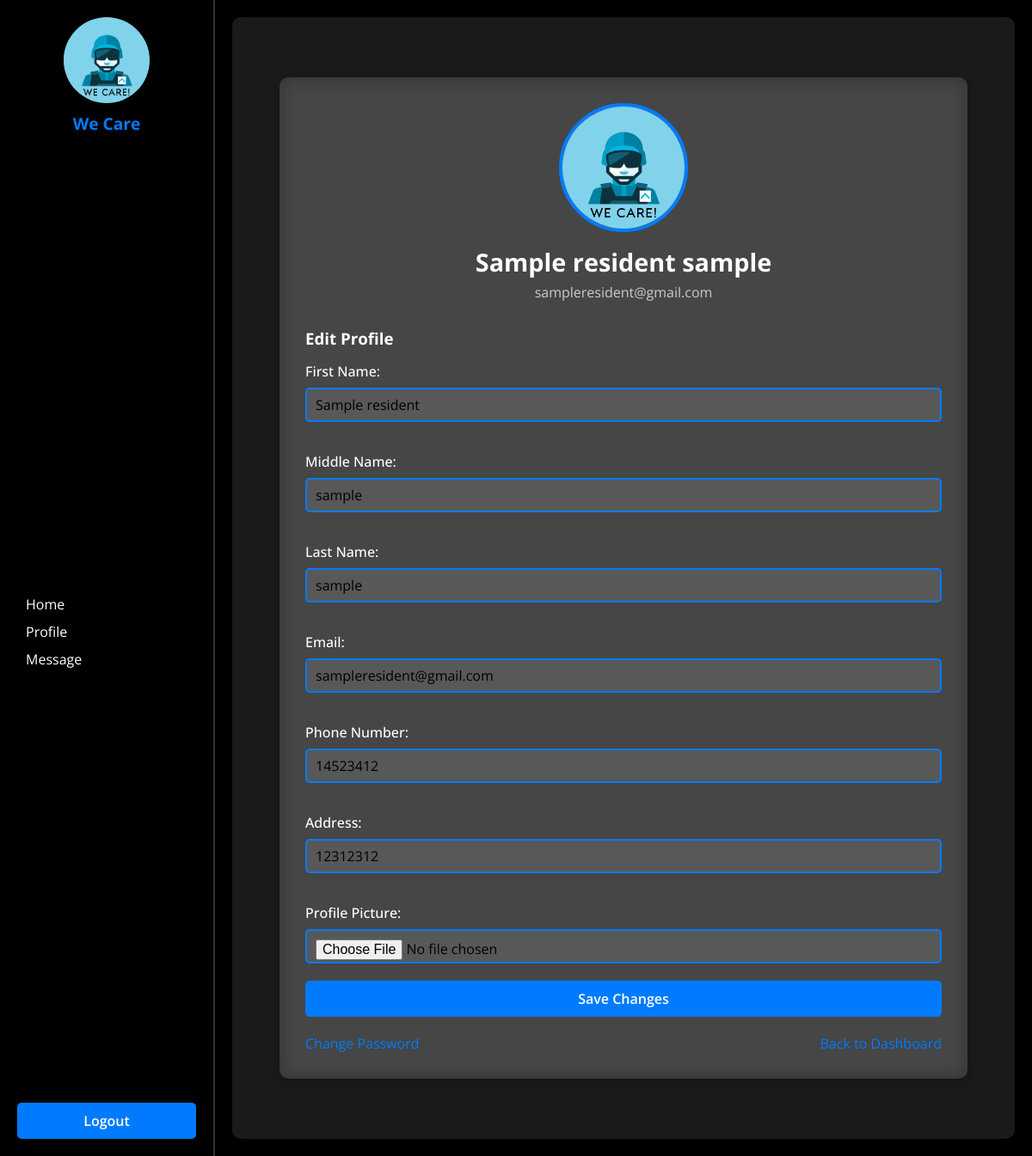
Page /profile.php (signed in) on the committed database.
### tables this page shows
CREATE TABLE `users` (
  `id` int(11) NOT NULL,
  `first_name` varchar(200) NOT NULL,
  `middle_name` varchar(200) NOT NULL,
  `last_name` varchar(200) NOT NULL,
  `email` varchar(200) NOT NULL,
  `password` varchar(200) NOT NULL,
  `phone_number` varchar(200) NOT NULL,
  `address` varchar(200) NOT NULL,
  `session_token` varchar(255) DEFAULT NULL,
  `token_expiry` datetime DEFAULT NULL,
  `reset_token` varchar(255) DEFAULT NULL,
  `reset_token_expiry` datetime DEFAULT NULL,
  `role` enum('admin','resident','officer') DEFAULT 'resident',
  `profile_picture` varchar(255) DEFAULT NULL
);

### profile.php (the view, shortened to what this page needs)
<?php
require_once 'includes/db_conn.php';
$user_id = $_SESSION['user_id'];
try {
    $stmt = $conn->prepare("SELECT id, first_name, middle_name, last_name, email, phone_number, address, profile_picture FROM users WHERE id = :id");
    $stmt->bindParam(':id', $user_id);
    $stmt->execute();
    $user = $stmt->fetch(PDO::FETCH_ASSOC);
} catch (PDOException $e) {
    die("Error fetching user: " . $e->getMessage());
}
?>
<!DOCTYPE html>
<html lang="en">
<head>
    <link rel="stylesheet" href="assets/css/style.css">
</head>
<body>
    <div class="dashboard-wrapper">
        <?php include 'includes/sidebar.php'; ?>
        <main class="main-content">
            <div class="profile-container">
                <div class="profile-header">
                    <img src="<?php echo $user['profile_picture'] ? $user['profile_picture'] : 'assets/images/default_profile.png'; ?>" alt="Profile Picture">
                    <h2><?php echo htmlspecialchars($user['first_name'] . ' ' . $user['last_name']); ?></h2>
                    <p><?php echo htmlspecialchars($user['email']); ?></p>
                </div>
                <form method="POST" action="" enctype="multipart/form-data" class="profile-form">
                    <h3>Edit Profile</h3>
                    <div class="input-field">
                        <label for="first_name">First Name:</label>
                        <input type="text" id="first_name" name="first_name" value="<?php echo htmlspecialchars($user['first_name']); ?>" required>
                    </div>
                    <div class="input-field">
                        <label for="middle_name">Middle Name:</label>
                        <input type="text" id="middle_name" name="middle_name" value="<?php echo htmlspecialchars($user['middle_name']); ?>">
                    </div>
                    <div class="input-field">
                        <label for="last_name">Last Name:</label>
                        <input type="text" id="last_name" name="last_name" value="<?php echo htmlspecialchars($user['last_name']); ?>" required>
                    </div>
                    <div class="input-field">
                        <label for="email">Email:</label>
                        <input type="email" id="email" name="email" value="<?php echo htmlspecialchars($user['email']); ?>" required>
                    </div>
                    <div class="input-field">
                        <label for="phone_number">Phone Number:</label>
                        <input type="number" id="phone_number" name="phone_number" value="<?php echo htmlspecialchars($user['phone_number']); ?>" required>
                    </div>
                    <div class="input-field">
                        <label for="address">Address:</label>
                        <input type="text" id="address" name="address" value="<?php echo htmlspecialchars($user['address']); ?>" required>
                    </div>
                    <div class="input-field">
                        <label for="profile_picture">Profile Picture:</label>
                        <input type="file" id="profile_picture" name="profile_picture" accept="image/*">
                    </div>
                    <button type="submit">Save Changes</button>
                </form>
                <div class="profile-actions">
                    <a href="change_password.php">Change Password</a>
                    <a href="dashboard.php">Back to Dashboard</a>
                </div>
            </div>
        </main>
    </div>
</body>
</html>

### assets/css/style.css (style rules this page uses)
* { margin: 0; padding: 0; box-sizing: border-box; font-family: "Open Sans", sans-serif; }
body { display: flex; align-items: stretch; min-height: 100vh; width: 100%; background: url("../images/image.jpg"), #000; background-position: center; background-size: cover; background-repeat: no-repeat; color: #fff; }
.dashboard-wrapper { display: flex; width: 100%; }
.main-content { flex-grow: 1; padding: 20px; background: rgba(255, 255, 255, 0.1); border-radius: 10px; margin: 20px; box-shadow: 0 4px 10px rgba(0, 0, 0, 0.2); backdrop-filter: blur(10px); -webkit-backdrop-filter: blur(10px); }
button { background: #007bff; color: #fff; font-weight: 600; border: none; padding: 10px 15px; cursor: pointer; border-radius: 5px; font-size: 16px; transition: 0.3s ease; }
form { display: flex; flex-direction: column; }
.input-field { margin: 15px 0; }
.input-field label { display: block; margin-bottom: 8px; font-size: 1rem; color: #fff; font-weight: 500; }
.input-field input, .input-field select { width: 100%; height: 40px; padding: 10px; background: rgba(255, 255, 255, 0.1); border: 2px solid #007bff; border-radius: 5px; font-size: 16px; color: #000; outline: none; }
.input-field input::placeholder { color: #555; }

### profile.php (style rules this page uses)
.profile-container { max-width: 800px; margin: 50px auto; padding: 30px; background: rgba(255, 255, 255, 0.1); border-radius: 10px; box-shadow: 0 4px 10px rgba(0, 0, 0, 0.2); backdrop-filter: blur(10px); -webkit-backdrop-filter: blur(10px); }
.profile-header { text-align: center; margin-bottom: 30px; }
.profile-header img { width: 150px; height: 150px; border-radius: 50%; object-fit: cover; border: 4px solid #007bff; margin-bottom: 10px; }
.profile-header h2 { font-size: 1.8rem; color: #fff; margin-bottom: 5px; }
.profile-header p { font-size: 1rem; color: #ccc; }
.profile-form { display: flex; flex-direction: column; }
.profile-form .input-field { margin-bottom: 20px; }
.profile-form label { font-size: 1rem; color: #fff; margin-bottom: 8px; }
.profile-form input, .profile-form select { width: 100%; height: 40px; padding: 10px; background: rgba(255, 255, 255, 0.1); border: 2px solid #007bff; border-radius: 5px; font-size: 16px; color: #000; outline: none; }
.profile-form button { padding: 10px; background: #007bff; color: #fff; border: none; border-radius: 5px; font-size: 1rem; cursor: pointer; transition: 0.3s ease; }
.profile-actions { display: flex; justify-content: space-between; align-items: center; margin-top: 20px; }
.profile-actions a { color: #007bff; text-decoration: none; font-size: 1rem; }

### rows in the picture
users: first_name+last_name "Sample resident sample", email "sampleresident@gmail.com", first_name "Sample resident", middle_name "sample", last_name "sample", phone_number "14523412", address "12312312"
